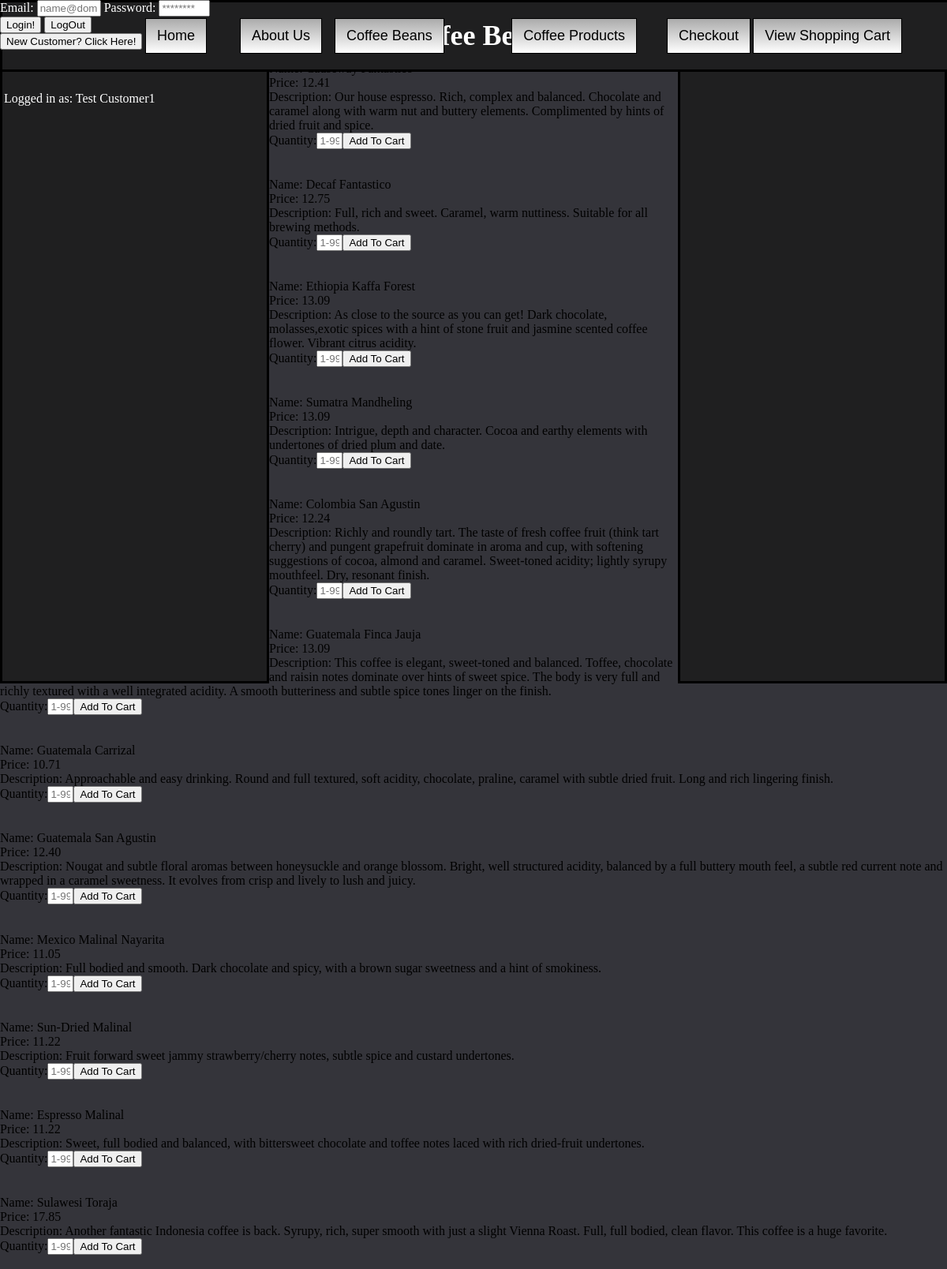
Screenshot of /coffeeBeans.php (signed in) with the database file from the repository.
### tables this page shows
Create Table `Products`
(
	`ProductID` int(4) NOT NULL PRIMARY KEY AUTO_INCREMENT,
	`ProductName` varchar(50) NULL, 
	`ProductType` varchar(20) NULL,
	`ProductPrice` decimal(6,2) NULL, 
	`ProductQuantity` int(4) NULL
);

### public_html/descriptions.php (called while the page is built)
<?php
function matchDesc($prodName){
	if($prodName=="Causeway Fantastico"){
		return "Our house espresso. Rich, complex and balanced. Chocolate and caramel along with warm nut and buttery elements. Complimented by hints of dried fruit and spice.";
	}elseif($prodName=="Decaf Fantastico"){
		return "Full, rich and sweet. Caramel, warm nuttiness. Suitable for all brewing methods.";
	}elseif($prodName=="Ethiopia Kaffa Forest"){
		return "As close to the source as you can get! Dark chocolate, molasses,exotic spices with a hint of stone fruit and jasmine scented coffee flower. Vibrant citrus acidity.";
	}elseif($prodName=="Sumatra Mandheling"){
		return "Intrigue, depth and character. Cocoa and earthy elements with undertones of dried plum and date.";
	}elseif($prodName=="Colombia San Agustin"){
		return "Richly and roundly tart. The taste of fresh coffee fruit (think tart cherry) and pungent grapefruit dominate in aroma and cup, with softening suggestions of cocoa, almond and caramel. Sweet-toned acidity; lightly syrupy mouthfeel. Dry, resonant finish.";
	}elseif($prodName=="Guatemala Finca Jauja"){
		return "This coffee is elegant, sweet-toned and balanced. Toffee, chocolate and raisin notes dominate over hints of sweet spice. The body is very full and richly textured with a well integrated acidity. A smooth butteriness and subtle spice tones linger on the finish.";
	}elseif($prodName=="Guatemala Carrizal"){
		return "Approachable and easy drinking. Round and full textured, soft acidity, chocolate, praline, caramel with subtle dried fruit. Long and rich lingering finish.";
	}elseif($prodName=="Guatemala San Agustin"){
		return "Nougat and subtle floral aromas between honeysuckle and orange blossom. Bright, well structured acidity, balanced by a full buttery mouth feel, a subtle red current note and wrapped in a caramel sweetness. It evolves from crisp and lively to lush and juicy.";
	}elseif($prodName=="Mexico Malinal Nayarita"){
		return "Full bodied and smooth. Dark chocolate and spicy, with a brown sugar sweetness and a hint of smokiness.";
	}elseif($prodName=="Sun-Dried Malinal"){
		return "Fruit forward sweet jammy strawberry/cherry notes, subtle spice and custard undertones.";
	}elseif($prodName=="Espresso Malinal"){
		return "Sweet, full bodied and balanced, with bittersweet chocolate and toffee notes laced with rich dried-fruit undertones.";
	}elseif($prodName=="Sulawesi Toraja"){
		return "Another fantastic Indonesia coffee is back. Syrupy, rich, super smooth with just a slight Vienna Roast. Full, full bodied, clean flavor. This coffee is a huge favorite.";
	}elseif($prodName=="Bodum Press 'Chambord 8 Cup'"){
		return "Glass thing with the plunger.";
	}else{
		return "";
		}
		}
?>

### public_html/controller.php (the view, shortened to what this page needs)
<?php
require('descriptions.php');
function checkLogin($LinkID) {
	if($_SESSION['custID'] > 0){
		$custName = "";
		$query = 'SELECT FName, LName FROM Customers WHERE CustID = ' . $_SESSION['custID'] . ';';
		$result = mysql_query( $query ,$LinkID);
		$value4=mysql_fetch_row($result);
		foreach ($value4 as $v) {
			$custName .= ($v." ") ;
		}
		echo "Logged in as: " . $custName;
	}
}
function productDisplay($results, $type){
	while ($x=mysql_fetch_row($results)){
		print '<div id="grid" >';
		print "<br>";
		print "Name: ".$x[1]."<br>";
		print "Price: ".$x[3]."<br>";
		print "Description: ".matchDesc($x[1])."<br>";
		if($type == 'beans'){
			echo '<form method="post" action="coffeeBeans.php">';
		}
		echo 'Quantity:<input type="text" placeholder= "1-99"name="quantity" id="quantity" pattern="\d{1}|\d{2}"size="1" maxlength="2"/>';
		echo '<button class="add_to_cart" name="add" onclick="addToCart()">Add To Cart</button>';
		echo '</form>';
		print "<br></div>";
	}
}
function fetchProducts($type){
	require('../LinkID.php');
	if($type == "beans"){
		$postFields = "SELECT * FROM Products WHERE ProductType LIKE 'Beans';";
	}
	$result1 = mysql_query($postFields ,$LinkID);
	return $result1;
}
?>

### public_html/css/default.css (style rules this page uses)
html, body { height: 100%; margin: 0 auto; padding: 0; background-color:#34343A; }

### rows the page displays
products: ProductPrice "12.41", ProductName "Our house espresso. Rich, complex and balanced. Chocolate and caramel along with warm nut and buttery elements. Complimented by hints of dried fruit and spice."
products: ProductName "Decaf Fantastico", ProductPrice "12.75", ProductName "Full, rich and sweet. Caramel, warm nuttiness. Suitable for all brewing methods."
products: ProductName "Ethiopia Kaffa Forest", ProductPrice "13.09", ProductName "As close to the source as you can get! Dark chocolate, molasses,exotic spices with a hint of stone fruit and jasmine scented coffee flower. Vibrant citrus acidity."
products: ProductName "Sumatra Mandheling", ProductPrice "13.09", ProductName "Intrigue, depth and character. Cocoa and earthy elements with undertones of dried plum and date."
products: ProductName "Colombia San Agustin", ProductPrice "12.24", ProductName "Richly and roundly tart. The taste of fresh coffee fruit (think tart cherry) and pungent grapefruit dominate in aroma and cup, with softening suggestions of cocoa, almond and caramel. Sweet-toned acidity; lightly syrupy mouthfeel. Dry, resonant finish."
products: ProductName "Guatemala Finca Jauja", ProductPrice "13.09", ProductName "This coffee is elegant, sweet-toned and balanced. Toffee, chocolate and raisin notes dominate over hints of sweet spice. The body is very full and richly textured with a well integrated acidity. A smooth butteriness and subtle spice tones linger on the finish."
products: ProductName "Guatemala Carrizal", ProductPrice "10.71", ProductName "Approachable and easy drinking. Round and full textured, soft acidity, chocolate, praline, caramel with subtle dried fruit. Long and rich lingering finish."
products: ProductName "Guatemala San Agustin", ProductPrice "12.40", ProductName "Nougat and subtle floral aromas between honeysuckle and orange blossom. Bright, well structured acidity, balanced by a full buttery mouth feel, a subtle red current note and wrapped in a caramel sweetness. It evolves from crisp and lively to lush and juicy."
products: ProductName "Mexico Malinal Nayarita", ProductPrice "11.05", ProductName "Full bodied and smooth. Dark chocolate and spicy, with a brown sugar sweetness and a hint of smokiness."
products: ProductName "Sun-Dried Malinal", ProductPrice "11.22", ProductName "Fruit forward sweet jammy strawberry/cherry notes, subtle spice and custard undertones."
products: ProductName "Espresso Malinal", ProductPrice "11.22", ProductName "Sweet, full bodied and balanced, with bittersweet chocolate and toffee notes laced with rich dried-fruit undertones."
products: ProductName "Sulawesi Toraja", ProductPrice "17.85", ProductName "Another fantastic Indonesia coffee is back. Syrupy, rich, super smooth with just a slight Vienna Roast. Full, full bodied, clean flavor. This coffee is a huge favorite."

### other values shown
$custName "Test Customer1"
